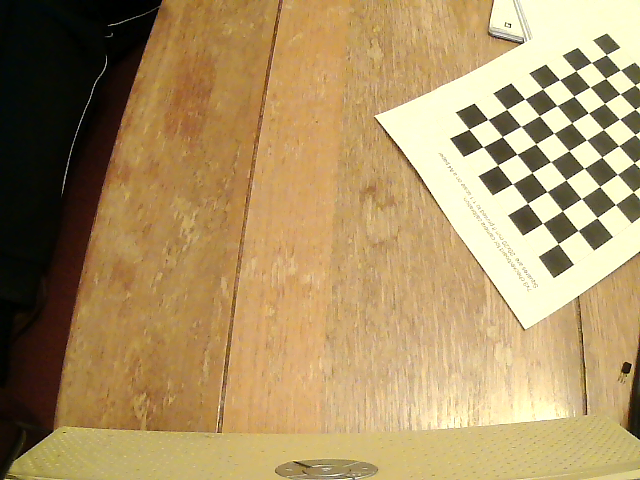
#> input picture old/distance_test.png, 640 x 480 px, given in place of the camera
$ python undistort.py
#> lines starting #> are read from the running program, lines starting #| are printed output that depends on the picture; after the words box and inside, x2 and y2 are one past the last pixel; in counts of white or black regions, pixels touching at a corner belong together
'''
Source: https://docs.opencv.org/master/dc/dbb/tutorial_py_calibration.html
'''
import numpy as np
import cv2
from argparse import ArgumentParser
from glob import glob
from os import path

SPACE_KEY_PRESS = 32

def read_img_from_camera(cam):
    while True:
        ret, img_orig = cam.read()
#> img_orig is the input picture: shape (480, 640, 3); mean B, G, R 100.8, 146.1, 171.7
        assert ret, 'Camera read failed'
        img = img_orig.copy()
        img = cv2.putText(img, '<SPACE>', tuple(x//2 for x in img_orig.shape[:2]), cv2.FONT_HERSHEY_SIMPLEX, 1, (255,0,0), 2, cv2.LINE_AA)
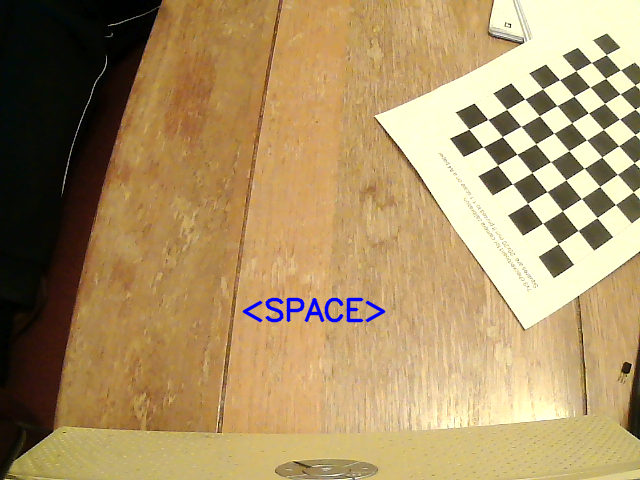
#> img: shape (480, 640, 3); 0.56% of pixels changed, all inside (x1, y1, x2, y2) = (242, 297, 386, 323)
        cv2.imshow('Camera Calibration', img)
        key = cv2.waitKey(1) & 0xFF
#> (key Esc is pressed here)
        if key == SPACE_KEY_PRESS:
            break
    return cv2.cvtColor(img_orig, cv2.COLOR_BGR2GRAY)
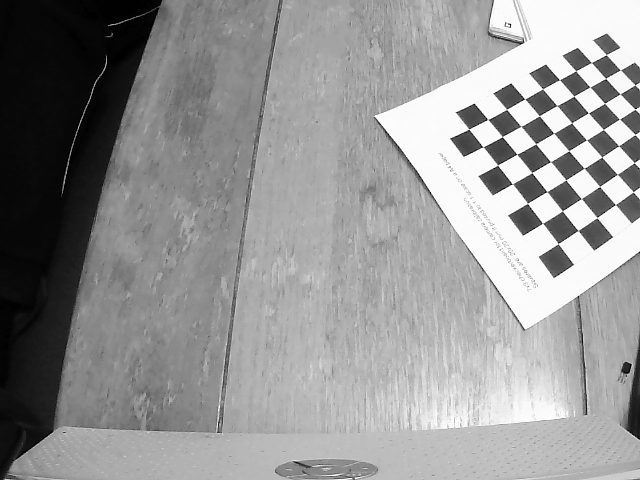
#> returned value: shape (480, 640); min 0, max 255, mean 148.6

a_parser = ArgumentParser("Camera Calibration")
a_parser.add_argument('--checker_board_size', default='7,9', help='Inner squares in checker board in "row,col" format')
a_parser.add_argument('--imgs_path', default=None, help="Path where jpgs/pngs are stored. Skip to live run using camera feed")
a_parser.add_argument('--debug', default=False, action='store_true', help="Write point projected images")
a_parser.add_argument('--goal', default=30, help="Max no of imgs for images to consider for calibration", type=int)
args = a_parser.parse_args()

# cornerSubPix termination criteria
criteria = (cv2.TERM_CRITERIA_EPS + cv2.TERM_CRITERIA_MAX_ITER, 30, 0.001)

checker_board_size = tuple( int(x) for x in args.checker_board_size.split(',') )
assert len(checker_board_size) == 2, 'Invalid checker board size'

object_points_coord = np.zeros((checker_board_size[0] * checker_board_size[1], 3))
object_points_coord[:,:2] = np.mgrid[:checker_board_size[0], :checker_board_size[1]].T.reshape(-1, 2)

if args.imgs_path:
    imgs = glob(path.join(args.imgs_path, '*.jpg'))
    imgs.extend(glob(path.join(args.imgs_path, '*.png')))
    assert len(imgs) > 0, 'Images not found in the imgs_path'
else:
    cam = cv2.VideoCapture(0)

cv2.namedWindow("Camera Calibration", cv2.WINDOW_NORMAL)
found_imgs, imgs_counter = 0, 0
objpoints, imgpoints = [], []
while True:
    if args.imgs_path:
        img = cv2.imread(imgs[imgs_counter], cv2.IMREAD_GRAYSCALE)
    else:
        img = read_img_from_camera(cam)
    imgs_counter += 1
    # Find checker board corners
    ret, corners = cv2.findChessboardCorners(img, checker_board_size, None)
#> ret = False; corners = None
    if not ret: continue
    # Refine checker board corners
    corners = cv2.cornerSubPix(img, corners, (7,7), (-1,-1), criteria)
    # Add the found checker board points to list
    objpoints.append(object_points_coord)
    imgpoints.append(corners.reshape(-1, 2))
    found_imgs += 1

    cv2.drawChessboardCorners(img, checker_board_size, corners, ret)
    cv2.imshow('Camera Calibration', img)
    cv2.waitKey(500)
    if args.debug: cv2.imwrite('./__out_{}.jpg'.format(found_imgs), img)

    if found_imgs >= args.goal or (args.imgs_path and imgs_counter >= len(imgs)): break

cv2.destroyAllWindows()

print("Checker board detected {}/{}".format(found_imgs, imgs_counter))
objpoints, imgpoints = np.array(objpoints, dtype=np.float32), np.array(imgpoints, dtype=np.float32)
ret, mtx, dist, rvecs, tvecs = cv2.calibrateCamera(objpoints, imgpoints, img.shape[::-1], None, None)
print('Camera Matrix', mtx)
print('Distortion Mat', dist)

img = cv2.imread('left12.jpg')
h,  w = img.shape[:2]
newcameramtx, roi = cv2.getOptimalNewCameraMatrix(mtx, dist, (w,h), 1, (w,h))

# undistort
dst = cv2.undistort(img, mtx, dist, None, newcameramtx)
# crop the image
x, y, w, h = roi
dst = dst[y:y+h, x:x+w]
cv2.imwrite('calibresult.png', dst)

mean_error = 0
for i in range(len(objpoints)):
    imgpoints2, _ = cv2.projectPoints(objpoints[i], rvecs[i], tvecs[i], mtx, dist)
    error = cv2.norm(imgpoints[i], imgpoints2, cv2.NORM_L2)/len(imgpoints2)
    mean_error += error
print( "total error: {}".format(mean_error/len(objpoints)) )

$ run again, on old/meep.png
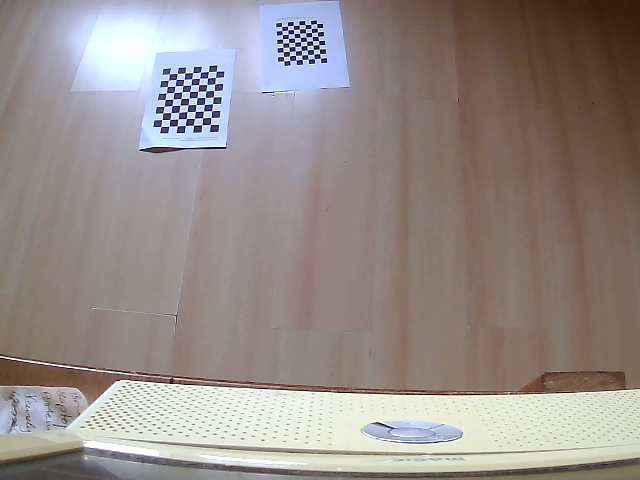
#> input picture old/meep.png, 640 x 480 px, given in place of the camera
#> in read_img_from_camera, img_orig is the input picture: shape (480, 640, 3); mean B, G, R 137.7, 141, 150
#> in read_img_from_camera, `img = cv2.putText(img, '<SPACE>', tuple(x//2 for x in img_orig.shape[:..`:
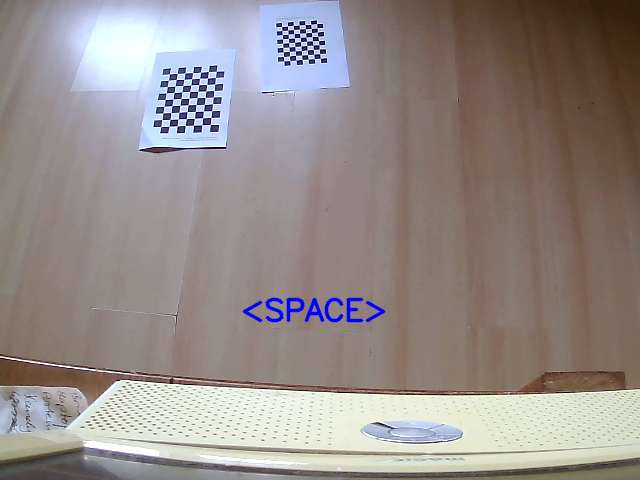
#> img: shape (480, 640, 3); 0.56% of pixels changed, all inside (x1, y1, x2, y2) = (242, 297, 386, 323)
#> in read_img_from_camera, `return cv2.cvtColor(img_orig, cv2.COLOR_BGR2GRAY)`:
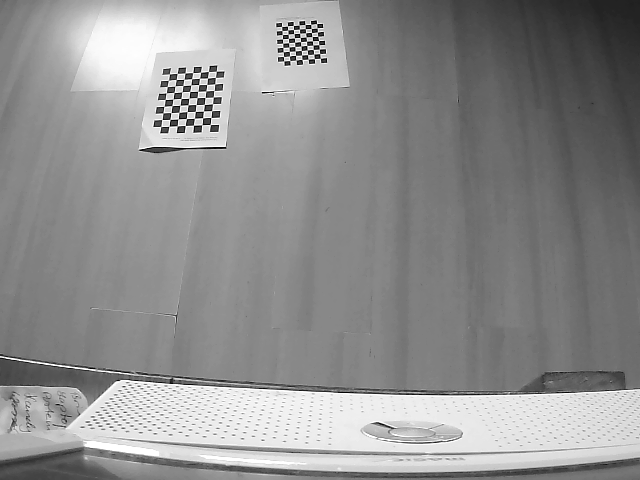
#> returned value: shape (480, 640); min 2, max 255, mean 143.3
#> ret = False; corners = None
